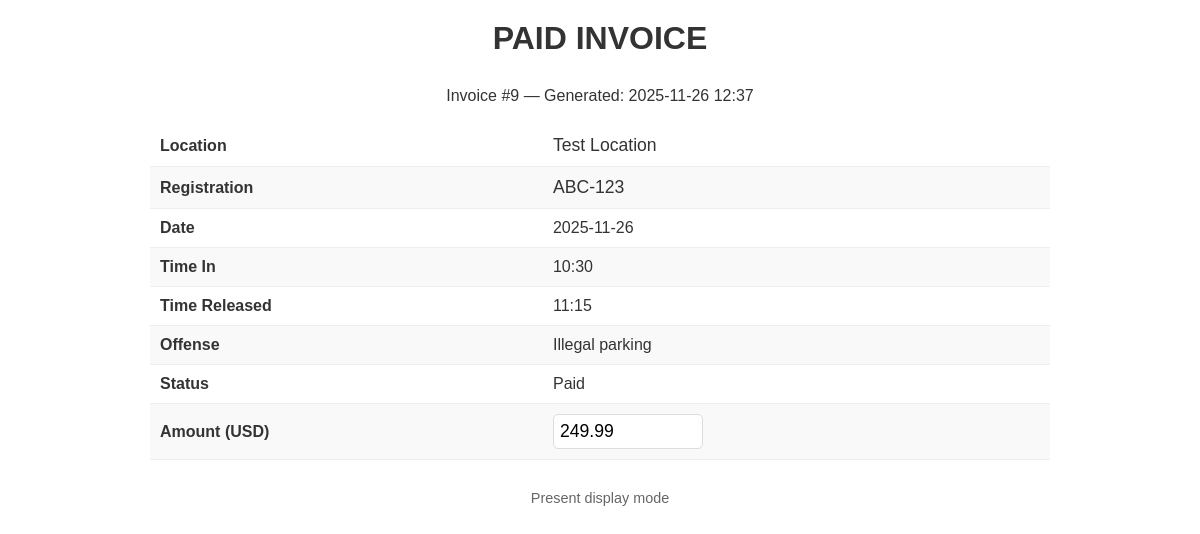
Page /presentation/invoice/9 (signed in) on the committed database.
### app.py (models this page shows, shortened)
class ClampData(db.Model):
    id = db.Column(db.Integer, primary_key=True)
    location = db.Column(db.String(200), nullable=False)
    registration = db.Column(db.String(100))
    clamp_date = db.Column(db.Date, nullable=False)
    time_in = db.Column(db.Time, nullable=False)
    time_released = db.Column(db.Time)
    offense = db.Column(db.String(300), nullable=False)
    payment_status = db.Column(db.String(50), default='Processing')  # Paid, Not Paid, Processing
    amount_paid = db.Column(db.Float, default=0.0)
    created_at = db.Column(db.DateTime, default=datetime.utcnow)

### app.py (the view)
@app.route('/presentation/invoice/<int:id>')
def presentation_invoice(id):
    clamp = ClampData.query.get_or_404(id)
    return render_template('presentation_invoice.html', clamp=clamp, now=datetime.now())

### app.py (called while the page is built)
@app.context_processor
def inject_common():
    return {'current_year': datetime.now().year}

@app.before_request
def require_login():
    whitelist = {'login', 'static', 'service_worker'}
    ep = request.endpoint
    if not ep:
        return
    if ep.split('.')[-1] in whitelist:
        return
    if session.get('user_id'):
        return
    return redirect(url_for('login', next=request.path))

### templates/presentation_invoice.html (shortened to what this page needs)
<!doctype html>
<html lang="en">
<head>
  <link rel="stylesheet" href="{{ url_for('static', filename='css/style.css') }}">
</head>
<body>
  <div class="invoice">
    <div class="header">
      <h1>PAID INVOICE</h1>
      <p>Invoice #{{ clamp.id }} — Generated: {{ now.strftime('%Y-%m-%d %H:%M') }}</p>
    </div>
    <table class="invoice-table">
      <tr><td><strong>Location</strong></td><td class="big">{{ clamp.location }}</td></tr>
      <tr><td><strong>Registration</strong></td><td class="big">{{ clamp.registration or 'N/A' }}</td></tr>
      <tr><td><strong>Date</strong></td><td>{{ clamp.clamp_date.strftime('%Y-%m-%d') }}</td></tr>
      <tr><td><strong>Time In</strong></td><td>{{ clamp.time_in.strftime('%H:%M') }}</td></tr>
      <tr><td><strong>Time Released</strong></td><td>{{ clamp.time_released.strftime('%H:%M') if clamp.time_released else 'N/A' }}</td></tr>
      <tr><td><strong>Offense</strong></td><td>{{ clamp.offense }}</td></tr>
      <tr><td><strong>Status</strong></td><td>{{ clamp.payment_status }}</td></tr>
      <tr>
        <td><strong>Amount (USD)</strong></td>
        <td>
          <input id="amount-input" type="number" step="0.01" min="0" value="{{ '%.2f'|format(clamp.amount_paid or 0) }}" style="font-size:1.1rem;padding:6px;width:150px">
        </td>
      </tr>
    </table>
    <div style="margin-top:30px;text-align:center;color:#666;font-size:0.9rem">Present display mode</div>
  </div>
</body>
</html>

### static/css/style.css (style rules this page uses)
* { margin: 0; padding: 0; box-sizing: border-box; }
body { font-family: 'Segoe UI', Tahoma, Geneva, Verdana, sans-serif; background: linear-gradient(135deg, #d8dede 0%, #1c1f1d 100%); min-height: 100vh; padding: 20px; }
h1 { color: #333; margin-bottom: 30px; text-align: center; }
input, textarea, select { padding: 10px; border: 1px solid #ddd; border-radius: 5px; font-size: 14px; font-family: inherit; }
.invoice-table { width: 100%; border-collapse: collapse; margin-top: 20px; background: white; }
.invoice-table th, .invoice-table td { padding: 12px; text-align: left; border-bottom: 1px solid #ddd; }
.invoice-table tbody tr:nth-child(even) { background: #f9f9f9; }

### templates/presentation_invoice.html (style rules this page uses)
body { background:#fff;color:#333;font-family:Arial,Helvetica,sans-serif;margin:0;padding:20px }
.invoice { max-width:900px;margin:0 auto }
.header { text-align:center;margin-bottom:20px }
.invoice-table { width:100%;border-collapse:collapse }
.invoice-table td { padding:10px;border-bottom:1px solid #eee }
.big { font-size:1.1rem }

### rows in the picture
ClampData: id "9", location "Test Location", registration "ABC-123", clamp_date "2025-11-26", time_in "10:30", time_released "11:15", offense "Illegal parking", payment_status "Paid", amount_paid "249.99"
